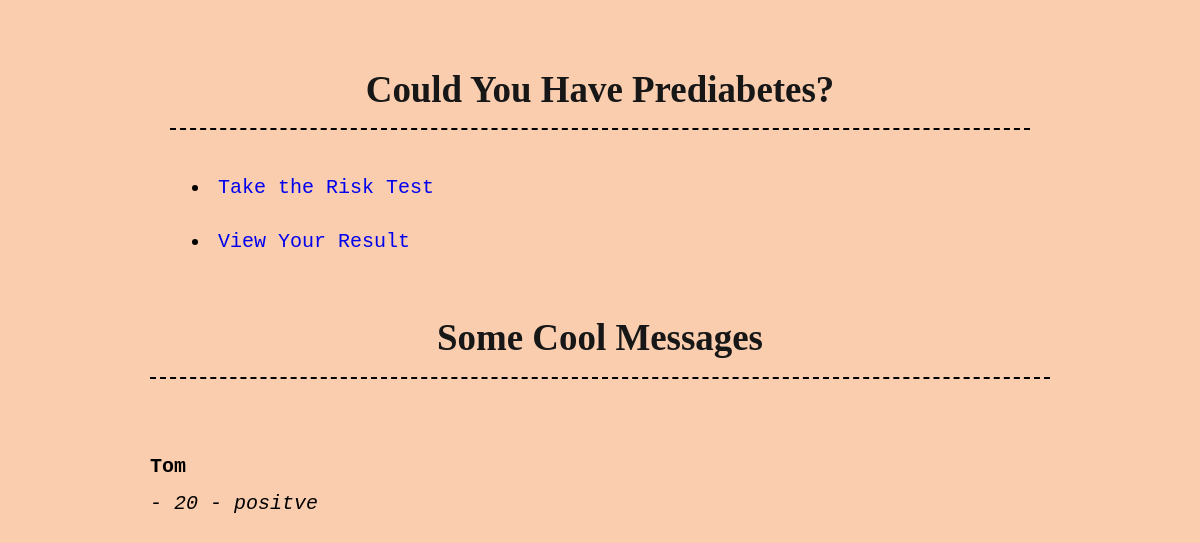
The app's page /view/, older data.
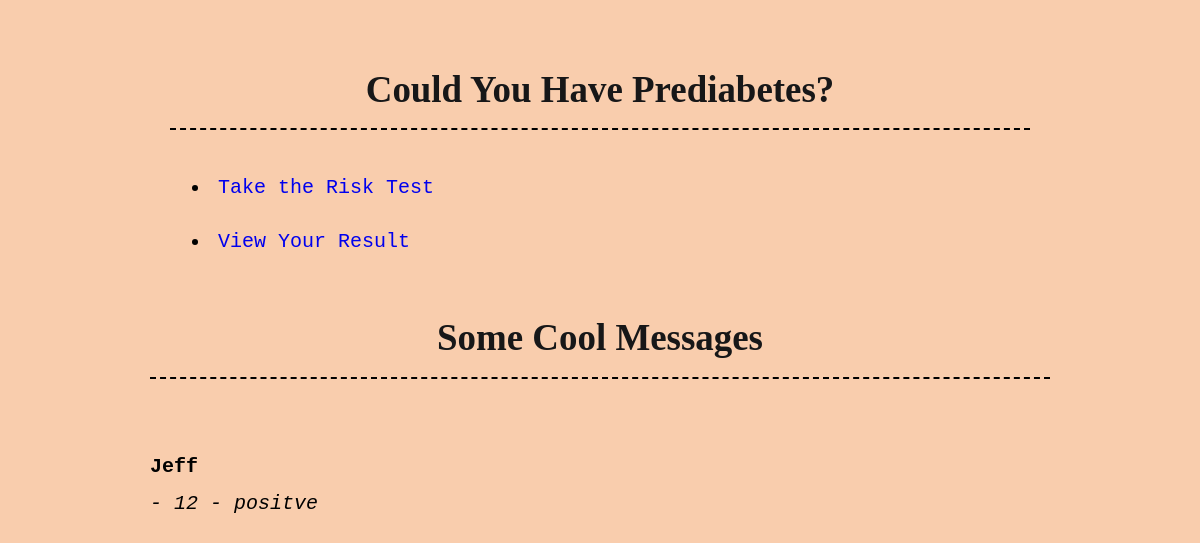
The same page, newer data.
### tables this page shows
CREATE TABLE messages (id integer PRIMARY KEY AUTOINCREMENT, handle text, message text, result text);

### app.py (the view)
@app.route("/view/", methods=['GET'])
def view():
    return render_template("view.html", messages = random_messages(1))

### app.py (called while the page is built)
def get_message_db():
    if "message_db" not in g:
        g.message_db = sqlite3.connect("messages_db.sqlite")
    cursor = g.message_db.cursor()
    cmd = "CREATE TABLE IF NOT EXISTS messages (id integer PRIMARY KEY AUTOINCREMENT, handle text, message text, result text)"
    cursor.execute(cmd)
    cursor.close()
    return g.message_db

def random_messages(n):
    db = get_message_db()
    cursor = db.cursor()
    n_random_message = cursor.execute(f'SELECT message, handle, result FROM messages ORDER BY id Desc LIMIT {n}').fetchall()
    db.close()
    return n_random_message

### templates/view.html
{% extends 'base.html' %}
{% block header %}
<h1>{% block title %}Some Cool Messages{% endblock %}</h1>
{% endblock %}
{% block content %}
  {% for m in messages %}
  <br>
  <b>{{m.1}}</b>
  <br>
  <i>- {{m.0}}</i>
  <i>- {{m.2}}</i>
  <br>
  {% endfor %}
{% endblock %}

### templates/base.html (shortened to what this page needs)
<!doctype html>
<link rel="stylesheet" href="{{ url_for('static', filename='style.css') }}">
<nav>
  <h1>Could You Have Prediabetes?</h1>
  <ul>
    <li><a href="{{ url_for('submit') }}">Take the Risk Test</a></li>
    <li><a href="{{ url_for('view') }}">View Your Result</a></li>
  </ul>
</nav>
<section class="content">
  <header>
    {% block header %}{% endblock %}
  </header>
  {% block content %}{% endblock %}
</section>

### static/style.css (style rules this page uses)
h1 { color: rgb(23, 23, 24); font-family: cursive; margin: 1 auto; text-align: center; padding: 1rem; border-bottom-style: dashed; border-bottom-color: #000000; border-bottom-width: 2px; }
nav { padding: 0 1rem; border-radius: 25px; max-width: 5000px; }
nav ul li a { display: block; padding: 0.4rem; }
a { text-decoration: none; }

Row changes from the older to the newer data that the page shows:
no longer on this page (row unchanged): messages: handle "Tom", message "20", result "positve"
added messages: handle "Jeff", message "12", result "positve"
